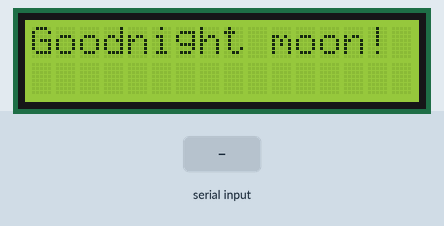
Recording of a sketch running on a simulated Arduino Uno, built with avr-gcc and run on an emulated ATmega328P. Shown: 16×2 character LCD. The inputs (shaded band) are chosen by the test bench.

Above: at 0.1 s.
3.3 s: "1" received over the second serial link
At 4.5 s:
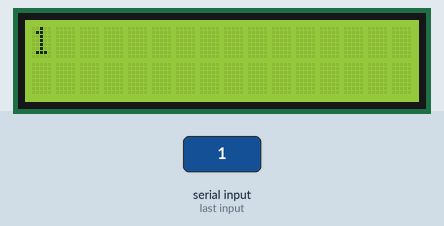
4.8 s: "0" received over the second serial link
At 5.7 s:
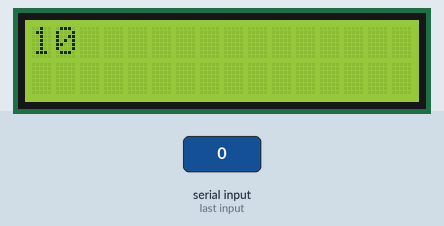
6.3 s: "2" received over the second serial link
At 6.9 s:
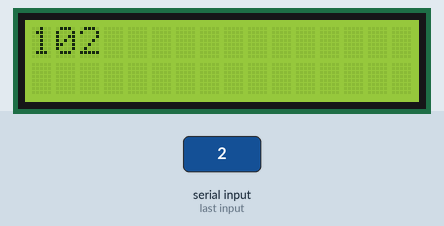
Timing chart, 0 to 9.3 s (numbered marks = the images above; inputs shaded):
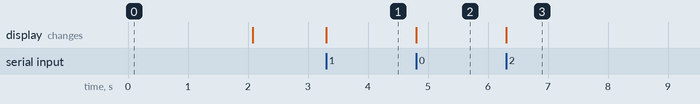

Measured:
- after the input at 3.3 s, the display: changes at once (image 1)
- after the input at 4.8 s, the display: changes at once (image 2)
- after the input at 6.3 s, the display: changes at once (image 3)

The sketch:

writing_to_lcd_using_bluetooth.ino
```cpp
/*
  Arduino IDE version: 1.8.3
  Tested on : ARBD-1
  Microcontroller:ATMEGA 328p
  Written by:Mohammad Waqas
  Date:11/06/2019
*/
#include<LiquidCrystal.h>// include the library code:
#include <SoftwareSerial.h>//including the library for bluetooth communication

// initialize the library by associating any needed LCD interface pin
// with the arduino pin number it is connected to
const int rs = 4, en = 5, d4 = 0, d5 = 1, d6 = 2, d7 = 3;
LiquidCrystal lcd(rs, en, d4, d5, d6, d7);
SoftwareSerial bt(12, 13); // RX, TX

void setup() {
  lcd.begin(16, 2);
  lcd.print("Goodnight moon!");
  delay(2000);
  lcd.clear();

  // set the data rate for the SoftwareSerial port
  bt.begin(9600);
  bt.println("Hello, world?");

}
int c = 0;
int r = 0;
void loop()
{
  if (bt.available())
  {
    lcd.write(bt.read());
    c++;

    if (( c >= 15) && (r == 0))
    {
      lcd.setCursor(0, 1); //setting cursor if the data exceeds the limit for row 0 and column 15
      r++; c = 0;

    }
  }

}
```
